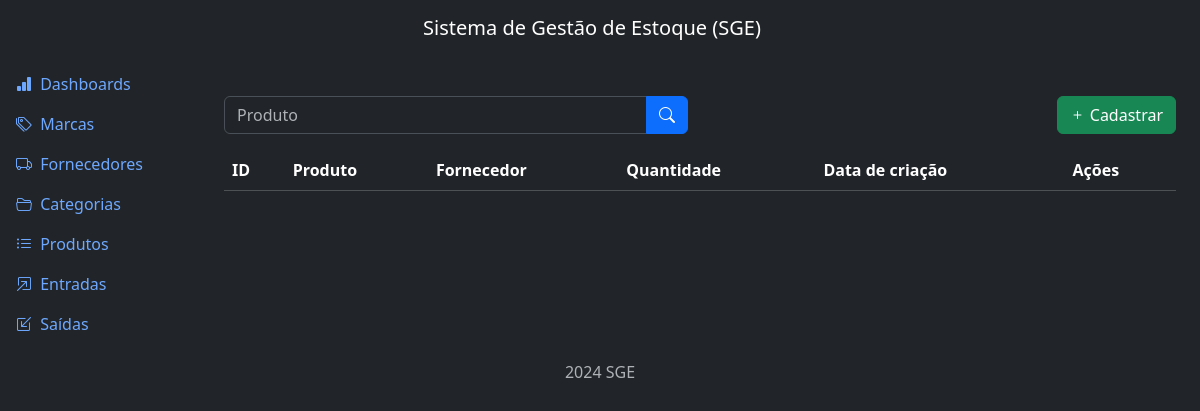
/inflows/list/, run on an earlier commit of the app's database.
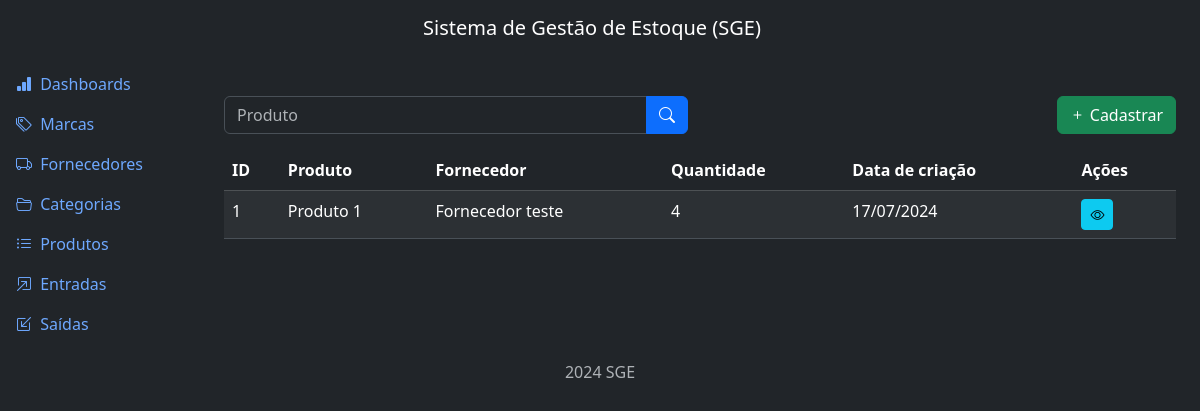
And on a later commit of the database.
### inflows/models.py (models this page shows, shortened)
class Inflow(models.Model):
    supplier = models.ForeignKey(
        Supplier, on_delete=models.PROTECT, related_name='inflows')
    product = models.ForeignKey(
        Product, on_delete=models.PROTECT, related_name='inflows')
    quantity = models.IntegerField()
    description = models.TextField(null=True, blank=True)
    created_at = models.DateTimeField(auto_now_add=True)
    updated_at = models.DateTimeField(auto_now=True)
    class Meta:
        ordering = ['-created_at']

### products/models.py (models this page shows)
class Product(models.Model):
    title = models.CharField(max_length=500)
    category = models.ForeignKey(
        Category, on_delete=models.PROTECT, related_name='products')
    brand = models.ForeignKey(
        Brand, on_delete=models.PROTECT, related_name='products')
    description = models.TextField(null=True, blank=True)
    serie_number = models.CharField(max_length=200, null=True, blank=True)
    cost_price = models.DecimalField(max_digits=20, decimal_places=2)
    selling_price = models.DecimalField(max_digits=20, decimal_places=2)
    quantity = models.IntegerField(default=0)
    created_at = models.DateTimeField(auto_now_add=True)
    updated_at = models.DateTimeField(auto_now=True)
    class Meta:
        ordering = ['title']
    def __str__(self):
        return self.title

### suppliers/models.py (models this page shows)
class Supplier(models.Model):
    name = models.CharField(max_length=500)
    description = models.TextField(null=True, blank=True)
    created_at = models.DateTimeField(auto_now_add=True)
    updated_at = models.DateTimeField(auto_now=True)
    class Meta:
        ordering = ['name']
    def __str__(self):
        return self.name

### inflows/views.py (the view)
# urls.py: path('list/', views.InflowListView.as_view(), name='list'),
class InflowListView(ListView):
    model = Inflow
    template_name = 'inflow_list.html'
    context_object_name = 'inflows'
    paginate_by = 5
    def get_queryset(self):
        qs = super().get_queryset()
        product = self.request.GET.get('product')
        if product:
            qs = qs.filter(product__title__icontains=product)
        return qs

### inflows/templates/inflow_list.html (shortened to what this page needs)
{% extends "base.html" %}
{% block content %}
  <div class="row mb-3">
    <div class="col-md-6">
      <form method="GET" action="{% url "inflow:list" %}">
        <div class="input-group">
          <input type="text" class="form-control" name="product" placeholder="Produto" value="{{request.GET.product}}">
          <button type="submit" class="btn btn-primary">
            <i class="bi bi-search"></i>
          </button>
        </div>
      </form>
    </div>
    <div class="col-md-6">
      <a href="{% url "inflow:create" %}" class="btn btn-success float-end" >
        <i class="bi bi-plus"></i>
        Cadastrar
      </a>
    </div>
  </div>
  <div class="table-responsive">
    <table class="table table-striped table-border">
      <thead class="table-dark">
        <tr>
          <th>ID</th>
          <th>Produto</th>
          <th>Fornecedor</th>
          <th>Quantidade</th>
          <th>Data de criação</th>
          <th>Ações</th>
        </tr>
      </thead>
      <tbody>
        {% for inflow in inflows %}
          <tr>
            <td>{{ inflow.id }}</td>
            <td>{{ inflow.product }}</td>
            <td>{{ inflow.supplier }}</td>
            <td>{{ inflow.quantity }}</td>
            <td>{{ inflow.created_at|date:"d/m/Y" }}</td>
            <td>
              <a href="{% url "inflow:detail" inflow.id %}" class="btn btn-info btn-sm"><i class="bi bi-eye"></i></a>
            </td>
          </tr>
        {% endfor %}
      </tbody>
    </table>
  </div>
{% endblock content %}

What changed in the data, as far as the page shows it:
added Inflow: id "1", product "Produto 1", supplier "Fornecedor teste", quantity "4", created_at "17/07/2024"
